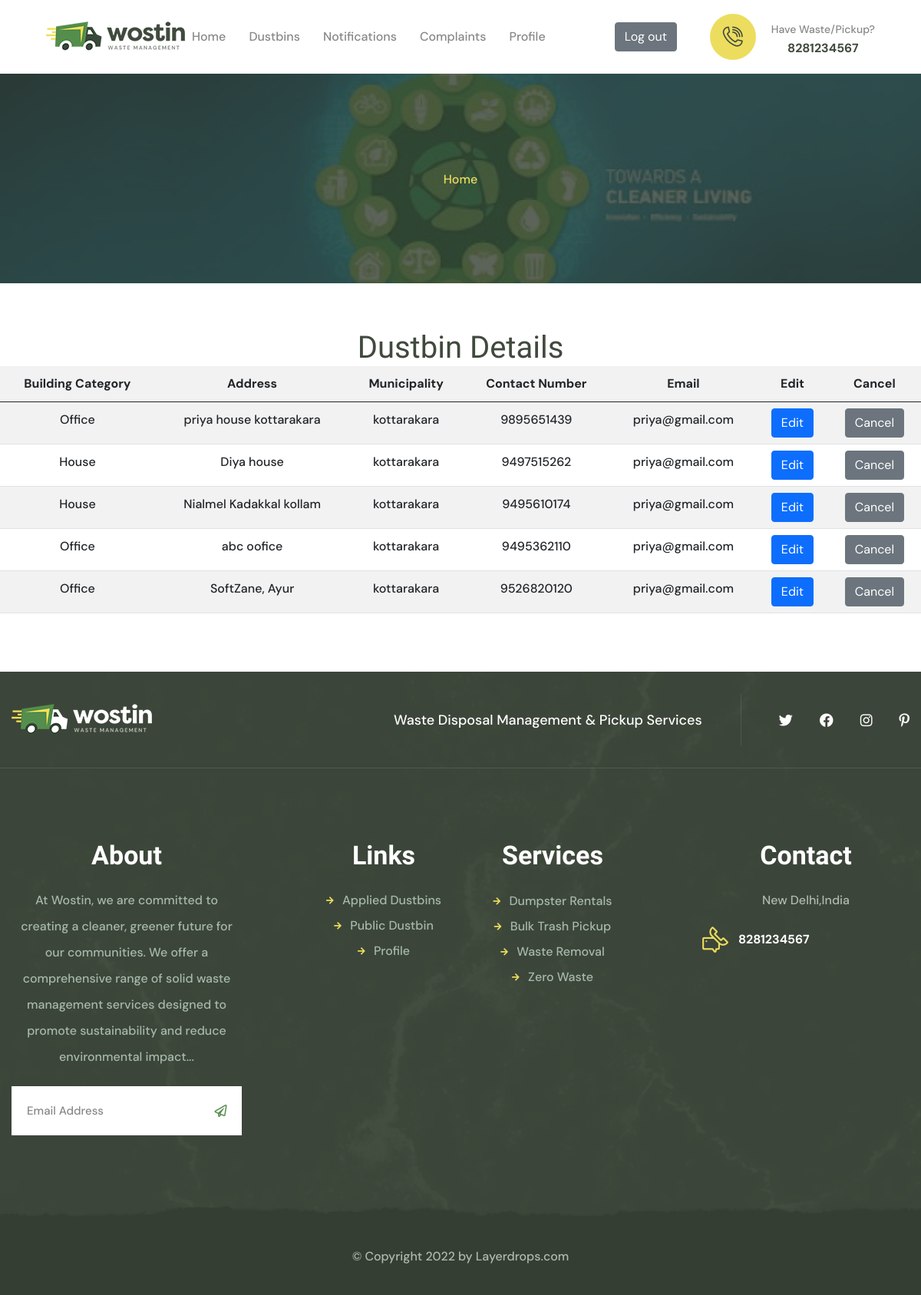
/dustbin_user_view (signed in), run on the app's committed database.
### swmapp/models.py (models this page shows)
class DustbinReg(models.Model):
    building_category = models.CharField(max_length=100)
    address = models.TextField()
    muncipality= models.ForeignKey(MuncipalityReg,on_delete=models.CASCADE)
    contact_no = models.IntegerField()
    login_id = models.ForeignKey(LoginTable,on_delete=models.CASCADE,related_name='public')
    date =  models.DateField(auto_now_add=True)
    status = models.IntegerField(default=0)
    collection_status = models.IntegerField(default=0)

class MuncipalityReg(models.Model):
    muncipality_name = models.CharField(max_length=100)
    address = models.TextField()
    city = models.CharField(max_length=100)
    thaluk = models.CharField(max_length=100)
    contact_no = models.IntegerField()
    login_id = models.ForeignKey(LoginTable,on_delete=models.CASCADE)
    def __str__(self):
         return self.muncipality_name

class LoginTable(models.Model):
    email = models.EmailField(unique=True)
    password = models.CharField(max_length=10)
    usertype = models.CharField(max_length=20,null=True)
    status = models.IntegerField(default=0)

### swmapp/views.py (the view)
# urls.py: path('dustbin_user_view', views.dustbin_user_view, name='dustbin_user_view'),
def dustbin_user_view(request):
    login_id = request.session.get('publicid')
    if not login_id:
        return render(request, 'dustbin_user_view.html', {'error': 'You are not logged in as a user.'})
    try:
        data = DustbinReg.objects.filter(login_id_id=login_id)
        publicdata = PublicReg.objects.filter(login_id_id=login_id)
        return render(request, 'dustbin_user_view.html', {'dustbin_user_view': data})
    except DustbinReg.DoesNotExist:
        return render(request, 'dustbin_user_view.html', {'error': 'user not found.'})

### swmapp/templates/dustbin_user_view.html (shortened to what this page needs)
{% extends 'user_header.html' %}
{% block content %}
<html>
<head>
</head>
<body align="center">
    <h1> Dustbin Details</h1>
    <table class="table table-striped" align="center">
        <tr>
            <th>Building Category</th>
            <th>Address</th>
            <th>Municipality</th>
            <th>Contact Number</th>
            <th>Email</th>
            <th>Edit</th>
            <th>Cancel</th>
          </tr>
        <tbody>
          {% for data in dustbin_user_view %}
           <tr>
           {% if data.building_category == '100' %}
           <td>Office</td>
           {% else %}
           <td> House </td>
          {% endif %}
           <td>{{ data.address }}</td>
           <td>{{ data.muncipality }}</td>
           <td>{{ data.contact_no }}</td>
           <td>{{ data.login_id.email }}</td>
           <td><a class="btn btn-primary" href="{% url 'dustbin_details_update' data.id %}">Edit</a></td>
           <td><a class="btn btn-secondary" href="{% url 'dustbin_details_delete' data.id %}">Cancel</a></td>
           </tr>
          {% endfor %}
        </tbody>
    </table>
</body>
</html>
{% endblock %}

### data on the page
DustbinReg: building_category "Office", address "priya house kottarakara", muncipality "kottarakara", contact_no "9895651439", login_id.email "priya@gmail.com"
DustbinReg: building_category "House", address "Diya house", muncipality "kottarakara", contact_no "9497515262", login_id.email "priya@gmail.com"
DustbinReg: building_category "House", address "Nialmel Kadakkal kollam", muncipality "kottarakara", contact_no "9495610174", login_id.email "priya@gmail.com"
DustbinReg: building_category "Office", address "abc oofice", muncipality "kottarakara", contact_no "9495362110", login_id.email "priya@gmail.com"
DustbinReg: building_category "Office", address "SoftZane, Ayur", muncipality "kottarakara", contact_no "9526820120", login_id.email "priya@gmail.com"
